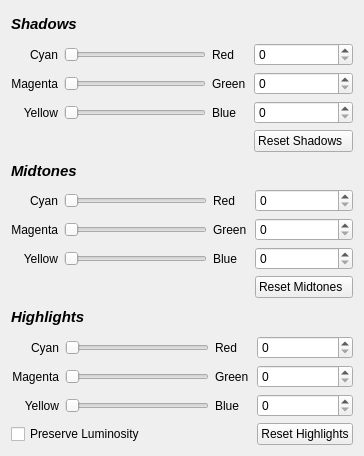
<?xml version="1.0" encoding="UTF-8"?>
<ui version="4.0">
 <class>Form</class>
 <widget class="QWidget" name="Form">
  <property name="geometry">
   <rect>
    <x>0</x>
    <y>0</y>
    <width>364</width>
    <height>456</height>
   </rect>
  </property>
  <property name="windowTitle">
   <string>Form</string>
  </property>
  <layout class="QVBoxLayout" name="verticalLayout">
   <item>
    <widget class="QLabel" name="label">
     <property name="font">
      <font>
       <pointsize>11</pointsize>
       <weight>75</weight>
       <italic>true</italic>
       <bold>true</bold>
      </font>
     </property>
     <property name="text">
      <string>Shadows</string>
     </property>
    </widget>
   </item>
   <item>
    <layout class="QGridLayout" name="gridLayout">
     <item row="0" column="2">
      <widget class="QLabel" name="label_6">
       <property name="text">
        <string>Red    </string>
       </property>
      </widget>
     </item>
     <item row="1" column="0">
      <widget class="QLabel" name="label_4">
       <property name="text">
        <string>Magenta</string>
       </property>
       <property name="alignment">
        <set>Qt::AlignRight|Qt::AlignTrailing|Qt::AlignVCenter</set>
       </property>
      </widget>
     </item>
     <item row="2" column="1">
      <widget class="QSlider" name="yellowBlueShadowsSlider">
       <property name="orientation">
        <enum>Qt::Horizontal</enum>
       </property>
      </widget>
     </item>
     <item row="1" column="2">
      <widget class="QLabel" name="label_7">
       <property name="text">
        <string>Green</string>
       </property>
      </widget>
     </item>
     <item row="1" column="3">
      <widget class="QSpinBox" name="magentaGreenShadowsSpinbox"/>
     </item>
     <item row="2" column="0">
      <widget class="QLabel" name="label_9">
       <property name="text">
        <string>Yellow</string>
       </property>
       <property name="alignment">
        <set>Qt::AlignRight|Qt::AlignTrailing|Qt::AlignVCenter</set>
       </property>
      </widget>
     </item>
     <item row="2" column="2">
      <widget class="QLabel" name="label_8">
       <property name="text">
        <string>Blue  </string>
       </property>
      </widget>
     </item>
     <item row="1" column="1">
      <widget class="QSlider" name="magentaGreenShadowsSlider">
       <property name="orientation">
        <enum>Qt::Horizontal</enum>
       </property>
      </widget>
     </item>
     <item row="3" column="3">
      <widget class="QPushButton" name="pushResetShadows">
       <property name="text">
        <string>Reset Shadows  </string>
       </property>
      </widget>
     </item>
     <item row="0" column="0">
      <widget class="QLabel" name="label_5">
       <property name="text">
        <string>Cyan</string>
       </property>
       <property name="alignment">
        <set>Qt::AlignRight|Qt::AlignTrailing|Qt::AlignVCenter</set>
       </property>
      </widget>
     </item>
     <item row="0" column="1">
      <widget class="QSlider" name="cyanRedShadowsSlider">
       <property name="orientation">
        <enum>Qt::Horizontal</enum>
       </property>
      </widget>
     </item>
     <item row="2" column="3">
      <widget class="QSpinBox" name="yellowBlueShadowsSpinbox"/>
     </item>
     <item row="0" column="3">
      <widget class="QSpinBox" name="cyanRedShadowsSpinbox"/>
     </item>
    </layout>
   </item>
   <item>
    <widget class="QLabel" name="label_2">
     <property name="font">
      <font>
       <pointsize>11</pointsize>
       <weight>75</weight>
       <italic>true</italic>
       <bold>true</bold>
      </font>
     </property>
     <property name="text">
      <string>Midtones</string>
     </property>
    </widget>
   </item>
   <item>
    <layout class="QGridLayout" name="gridLayout_2">
     <item row="1" column="0">
      <widget class="QLabel" name="label_19">
       <property name="text">
        <string>Magenta</string>
       </property>
       <property name="alignment">
        <set>Qt::AlignRight|Qt::AlignTrailing|Qt::AlignVCenter</set>
       </property>
      </widget>
     </item>
     <item row="0" column="0">
      <widget class="QLabel" name="label_17">
       <property name="text">
        <string>Cyan</string>
       </property>
       <property name="alignment">
        <set>Qt::AlignRight|Qt::AlignTrailing|Qt::AlignVCenter</set>
       </property>
      </widget>
     </item>
     <item row="1" column="2">
      <widget class="QLabel" name="label_20">
       <property name="text">
        <string>Green</string>
       </property>
      </widget>
     </item>
     <item row="2" column="0">
      <widget class="QLabel" name="label_21">
       <property name="text">
        <string>Yellow</string>
       </property>
       <property name="alignment">
        <set>Qt::AlignRight|Qt::AlignTrailing|Qt::AlignVCenter</set>
       </property>
      </widget>
     </item>
     <item row="2" column="1">
      <widget class="QSlider" name="yellowBlueMidtonesSlider">
       <property name="orientation">
        <enum>Qt::Horizontal</enum>
       </property>
      </widget>
     </item>
     <item row="2" column="2">
      <widget class="QLabel" name="label_22">
       <property name="text">
        <string>Blue  </string>
       </property>
      </widget>
     </item>
     <item row="0" column="2">
      <widget class="QLabel" name="label_18">
       <property name="text">
        <string>Red    </string>
       </property>
      </widget>
     </item>
     <item row="3" column="4">
      <widget class="QPushButton" name="pushResetMidtones">
       <property name="text">
        <string>Reset Midtones  </string>
       </property>
      </widget>
     </item>
     <item row="0" column="1">
      <widget class="QSlider" name="cyanRedMidtonesSlider">
       <property name="orientation">
        <enum>Qt::Horizontal</enum>
       </property>
      </widget>
     </item>
     <item row="1" column="1">
      <widget class="QSlider" name="magentaGreenMidtonesSlider">
       <property name="orientation">
        <enum>Qt::Horizontal</enum>
       </property>
      </widget>
     </item>
     <item row="0" column="4">
      <widget class="QSpinBox" name="cyanRedMidtonesSpinbox"/>
     </item>
     <item row="1" column="4">
      <widget class="QSpinBox" name="magentaGreenMidtonesSpinbox"/>
     </item>
     <item row="2" column="4">
      <widget class="QSpinBox" name="yellowBlueMidtonesSpinbox"/>
     </item>
    </layout>
   </item>
   <item>
    <widget class="QLabel" name="label_16">
     <property name="font">
      <font>
       <pointsize>11</pointsize>
       <weight>75</weight>
       <italic>true</italic>
       <bold>true</bold>
      </font>
     </property>
     <property name="text">
      <string>Highlights</string>
     </property>
    </widget>
   </item>
   <item>
    <layout class="QGridLayout" name="gridLayout_3">
     <item row="1" column="3" colspan="2">
      <widget class="QSpinBox" name="magentaGreenHighlightsSpinbox"/>
     </item>
     <item row="0" column="0">
      <widget class="QLabel" name="label_10">
       <property name="text">
        <string>     Cyan</string>
       </property>
       <property name="alignment">
        <set>Qt::AlignRight|Qt::AlignTrailing|Qt::AlignVCenter</set>
       </property>
      </widget>
     </item>
     <item row="3" column="3" colspan="2">
      <widget class="QPushButton" name="pushResetHighlights">
       <property name="text">
        <string>Reset Highlights</string>
       </property>
      </widget>
     </item>
     <item row="2" column="0">
      <widget class="QLabel" name="label_14">
       <property name="text">
        <string>    Yellow</string>
       </property>
       <property name="alignment">
        <set>Qt::AlignRight|Qt::AlignTrailing|Qt::AlignVCenter</set>
       </property>
      </widget>
     </item>
     <item row="1" column="0">
      <widget class="QLabel" name="label_12">
       <property name="text">
        <string>Magenta</string>
       </property>
       <property name="alignment">
        <set>Qt::AlignRight|Qt::AlignTrailing|Qt::AlignVCenter</set>
       </property>
      </widget>
     </item>
     <item row="2" column="2">
      <widget class="QLabel" name="label_15">
       <property name="text">
        <string>Blue  </string>
       </property>
      </widget>
     </item>
     <item row="1" column="1">
      <widget class="QSlider" name="magentaGreenHighlightsSlider">
       <property name="orientation">
        <enum>Qt::Horizontal</enum>
       </property>
      </widget>
     </item>
     <item row="0" column="2">
      <widget class="QLabel" name="label_11">
       <property name="text">
        <string>Red    </string>
       </property>
      </widget>
     </item>
     <item row="1" column="2">
      <widget class="QLabel" name="label_13">
       <property name="text">
        <string>Green</string>
       </property>
      </widget>
     </item>
     <item row="2" column="3" colspan="2">
      <widget class="QSpinBox" name="yellowBlueHighlightsSpinbox"/>
     </item>
     <item row="0" column="1">
      <widget class="QSlider" name="cyanRedHighlightsSlider">
       <property name="orientation">
        <enum>Qt::Horizontal</enum>
       </property>
      </widget>
     </item>
     <item row="2" column="1">
      <widget class="QSlider" name="yellowBlueHighlightsSlider">
       <property name="orientation">
        <enum>Qt::Horizontal</enum>
       </property>
      </widget>
     </item>
     <item row="0" column="3" colspan="2">
      <widget class="QSpinBox" name="cyanRedHighlightsSpinbox"/>
     </item>
     <item row="3" column="0" colspan="2">
      <widget class="QCheckBox" name="chkPreserveLuminosity">
       <property name="text">
        <string>Preserve Luminosity</string>
       </property>
      </widget>
     </item>
    </layout>
   </item>
  </layout>
 </widget>
 <tabstops>
  <tabstop>pushResetHighlights</tabstop>
  <tabstop>cyanRedShadowsSpinbox</tabstop>
  <tabstop>magentaGreenShadowsSpinbox</tabstop>
  <tabstop>yellowBlueShadowsSpinbox</tabstop>
  <tabstop>magentaGreenShadowsSlider</tabstop>
  <tabstop>pushResetMidtones</tabstop>
  <tabstop>chkPreserveLuminosity</tabstop>
  <tabstop>magentaGreenHighlightsSlider</tabstop>
  <tabstop>cyanRedHighlightsSlider</tabstop>
  <tabstop>yellowBlueShadowsSlider</tabstop>
  <tabstop>magentaGreenHighlightsSpinbox</tabstop>
  <tabstop>cyanRedShadowsSlider</tabstop>
  <tabstop>yellowBlueHighlightsSlider</tabstop>
  <tabstop>yellowBlueHighlightsSpinbox</tabstop>
  <tabstop>cyanRedMidtonesSlider</tabstop>
  <tabstop>cyanRedMidtonesSpinbox</tabstop>
  <tabstop>magentaGreenMidtonesSlider</tabstop>
  <tabstop>magentaGreenMidtonesSpinbox</tabstop>
  <tabstop>yellowBlueMidtonesSlider</tabstop>
  <tabstop>yellowBlueMidtonesSpinbox</tabstop>
 </tabstops>
 <resources/>
 <connections>
  <connection>
   <sender>cyanRedShadowsSlider</sender>
   <signal>valueChanged(int)</signal>
   <receiver>cyanRedShadowsSpinbox</receiver>
   <slot>setValue(int)</slot>
   <hints>
    <hint type="sourcelabel">
     <x>173</x>
     <y>47</y>
    </hint>
    <hint type="destinationlabel">
     <x>351</x>
     <y>39</y>
    </hint>
   </hints>
  </connection>
  <connection>
   <sender>magentaGreenShadowsSlider</sender>
   <signal>valueChanged(int)</signal>
   <receiver>magentaGreenShadowsSpinbox</receiver>
   <slot>setValue(int)</slot>
   <hints>
    <hint type="sourcelabel">
     <x>173</x>
     <y>76</y>
    </hint>
    <hint type="destinationlabel">
     <x>351</x>
     <y>68</y>
    </hint>
   </hints>
  </connection>
  <connection>
   <sender>yellowBlueShadowsSlider</sender>
   <signal>valueChanged(int)</signal>
   <receiver>yellowBlueShadowsSpinbox</receiver>
   <slot>setValue(int)</slot>
   <hints>
    <hint type="sourcelabel">
     <x>175</x>
     <y>105</y>
    </hint>
    <hint type="destinationlabel">
     <x>351</x>
     <y>97</y>
    </hint>
   </hints>
  </connection>
  <connection>
   <sender>cyanRedMidtonesSlider</sender>
   <signal>valueChanged(int)</signal>
   <receiver>cyanRedMidtonesSpinbox</receiver>
   <slot>setValue(int)</slot>
   <hints>
    <hint type="sourcelabel">
     <x>173</x>
     <y>185</y>
    </hint>
    <hint type="destinationlabel">
     <x>351</x>
     <y>185</y>
    </hint>
   </hints>
  </connection>
  <connection>
   <sender>magentaGreenMidtonesSlider</sender>
   <signal>valueChanged(int)</signal>
   <receiver>magentaGreenMidtonesSpinbox</receiver>
   <slot>setValue(int)</slot>
   <hints>
    <hint type="sourcelabel">
     <x>173</x>
     <y>214</y>
    </hint>
    <hint type="destinationlabel">
     <x>351</x>
     <y>214</y>
    </hint>
   </hints>
  </connection>
  <connection>
   <sender>yellowBlueMidtonesSlider</sender>
   <signal>valueChanged(int)</signal>
   <receiver>yellowBlueMidtonesSpinbox</receiver>
   <slot>setValue(int)</slot>
   <hints>
    <hint type="sourcelabel">
     <x>175</x>
     <y>243</y>
    </hint>
    <hint type="destinationlabel">
     <x>351</x>
     <y>243</y>
    </hint>
   </hints>
  </connection>
  <connection>
   <sender>cyanRedHighlightsSlider</sender>
   <signal>valueChanged(int)</signal>
   <receiver>cyanRedHighlightsSpinbox</receiver>
   <slot>setValue(int)</slot>
   <hints>
    <hint type="sourcelabel">
     <x>173</x>
     <y>323</y>
    </hint>
    <hint type="destinationlabel">
     <x>351</x>
     <y>323</y>
    </hint>
   </hints>
  </connection>
  <connection>
   <sender>magentaGreenHighlightsSlider</sender>
   <signal>valueChanged(int)</signal>
   <receiver>magentaGreenHighlightsSpinbox</receiver>
   <slot>setValue(int)</slot>
   <hints>
    <hint type="sourcelabel">
     <x>173</x>
     <y>352</y>
    </hint>
    <hint type="destinationlabel">
     <x>351</x>
     <y>352</y>
    </hint>
   </hints>
  </connection>
  <connection>
   <sender>yellowBlueHighlightsSlider</sender>
   <signal>valueChanged(int)</signal>
   <receiver>yellowBlueHighlightsSpinbox</receiver>
   <slot>setValue(int)</slot>
   <hints>
    <hint type="sourcelabel">
     <x>175</x>
     <y>381</y>
    </hint>
    <hint type="destinationlabel">
     <x>351</x>
     <y>381</y>
    </hint>
   </hints>
  </connection>
  <connection>
   <sender>cyanRedMidtonesSpinbox</sender>
   <signal>valueChanged(int)</signal>
   <receiver>cyanRedMidtonesSlider</receiver>
   <slot>setValue(int)</slot>
   <hints>
    <hint type="sourcelabel">
     <x>351</x>
     <y>185</y>
    </hint>
    <hint type="destinationlabel">
     <x>173</x>
     <y>185</y>
    </hint>
   </hints>
  </connection>
  <connection>
   <sender>magentaGreenMidtonesSpinbox</sender>
   <signal>valueChanged(int)</signal>
   <receiver>magentaGreenMidtonesSlider</receiver>
   <slot>setValue(int)</slot>
   <hints>
    <hint type="sourcelabel">
     <x>351</x>
     <y>214</y>
    </hint>
    <hint type="destinationlabel">
     <x>173</x>
     <y>214</y>
    </hint>
   </hints>
  </connection>
  <connection>
   <sender>yellowBlueMidtonesSpinbox</sender>
   <signal>valueChanged(int)</signal>
   <receiver>yellowBlueMidtonesSlider</receiver>
   <slot>setValue(int)</slot>
   <hints>
    <hint type="sourcelabel">
     <x>351</x>
     <y>243</y>
    </hint>
    <hint type="destinationlabel">
     <x>175</x>
     <y>243</y>
    </hint>
   </hints>
  </connection>
  <connection>
   <sender>yellowBlueShadowsSpinbox</sender>
   <signal>valueChanged(int)</signal>
   <receiver>yellowBlueShadowsSlider</receiver>
   <slot>setValue(int)</slot>
   <hints>
    <hint type="sourcelabel">
     <x>351</x>
     <y>97</y>
    </hint>
    <hint type="destinationlabel">
     <x>175</x>
     <y>103</y>
    </hint>
   </hints>
  </connection>
  <connection>
   <sender>magentaGreenShadowsSpinbox</sender>
   <signal>valueChanged(int)</signal>
   <receiver>magentaGreenShadowsSlider</receiver>
   <slot>setValue(int)</slot>
   <hints>
    <hint type="sourcelabel">
     <x>351</x>
     <y>68</y>
    </hint>
    <hint type="destinationlabel">
     <x>173</x>
     <y>74</y>
    </hint>
   </hints>
  </connection>
  <connection>
   <sender>cyanRedShadowsSpinbox</sender>
   <signal>valueChanged(int)</signal>
   <receiver>cyanRedShadowsSlider</receiver>
   <slot>setValue(int)</slot>
   <hints>
    <hint type="sourcelabel">
     <x>351</x>
     <y>39</y>
    </hint>
    <hint type="destinationlabel">
     <x>173</x>
     <y>46</y>
    </hint>
   </hints>
  </connection>
  <connection>
   <sender>cyanRedHighlightsSpinbox</sender>
   <signal>valueChanged(int)</signal>
   <receiver>cyanRedHighlightsSlider</receiver>
   <slot>setValue(int)</slot>
   <hints>
    <hint type="sourcelabel">
     <x>351</x>
     <y>323</y>
    </hint>
    <hint type="destinationlabel">
     <x>173</x>
     <y>323</y>
    </hint>
   </hints>
  </connection>
  <connection>
   <sender>magentaGreenHighlightsSpinbox</sender>
   <signal>valueChanged(int)</signal>
   <receiver>magentaGreenHighlightsSlider</receiver>
   <slot>setValue(int)</slot>
   <hints>
    <hint type="sourcelabel">
     <x>351</x>
     <y>352</y>
    </hint>
    <hint type="destinationlabel">
     <x>173</x>
     <y>352</y>
    </hint>
   </hints>
  </connection>
  <connection>
   <sender>yellowBlueHighlightsSpinbox</sender>
   <signal>valueChanged(int)</signal>
   <receiver>yellowBlueHighlightsSlider</receiver>
   <slot>setValue(int)</slot>
   <hints>
    <hint type="sourcelabel">
     <x>351</x>
     <y>381</y>
    </hint>
    <hint type="destinationlabel">
     <x>175</x>
     <y>381</y>
    </hint>
   </hints>
  </connection>
 </connections>
</ui>
